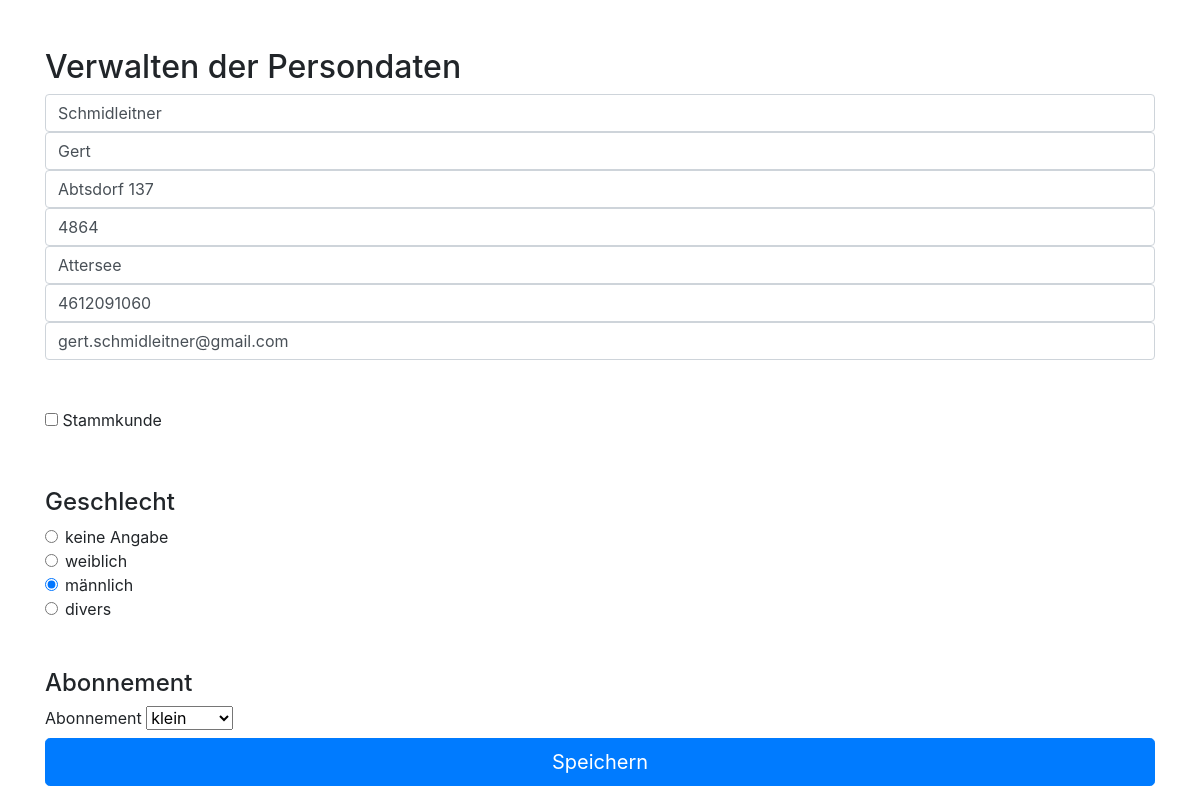
The app's page /person_admin.php?person_id=67&erst_aufruf=1, older data.
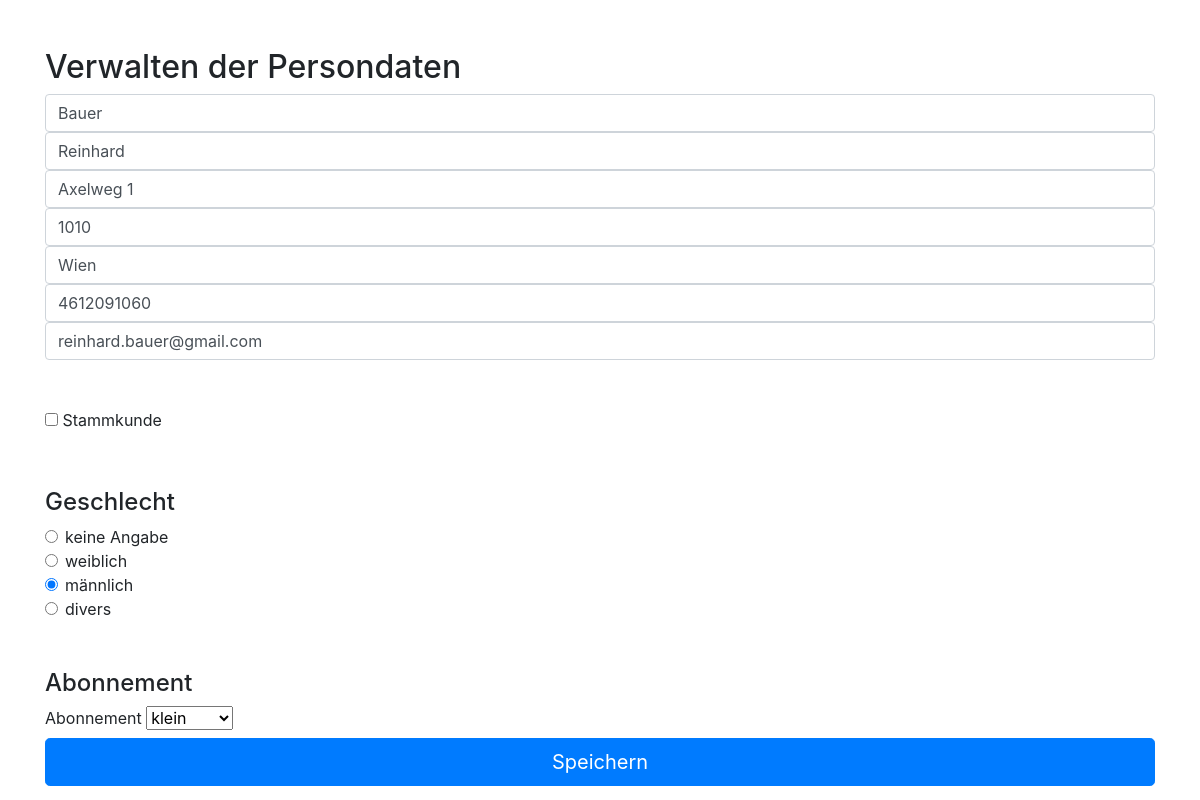
The same page, newer data.
### tables this page shows
CREATE TABLE `person` (
  `Person_Id` int(11) NOT NULL,
  `Person_Nachname` varchar(50) NOT NULL,
  `Person_Vorname` varchar(50) DEFAULT NULL,
  `Person_Strasse` varchar(50) DEFAULT NULL,
  `Person_PLZ` varchar(20) DEFAULT NULL,
  `Person_Ort` varchar(50) DEFAULT NULL,
  `Person_SVNr` varchar(10) NOT NULL,
  `Person_Email` varchar(50) DEFAULT NULL,
  `Person_Stammkunde` tinyint(1) NOT NULL DEFAULT 0,
  `Person_Geschlecht` varchar(1) DEFAULT NULL,
  `Person_Abonnement` varchar(10) NOT NULL DEFAULT 'klein',
  `Person_Passwort` varchar(255) NOT NULL COMMENT 'muss so lang sein wegen Verschlüsselung'
);

### person_admin.php (the view, shortened to what the changed rows need)
<?php
require_once 'connection.php';
$person_id = $_GET['person_id'];
$nachname ="";
$vorname = "";
$strasse = "";
$plz = "";
$ort = "";
$svnr = "";
$email = "";
$stammkunde = "";
$geschlecht = "";
$abo = "";
try {
    $sql = "SELECT * FROM `person`
            WHERE person_id = ".$person_id;
    $result = $conn->query($sql);
    foreach($result as $row => $akt_person) {
        $nachname = $akt_person['Person_Nachname'];
        $vorname = $akt_person['Person_Vorname'];
        $strasse = $akt_person['Person_Strasse'];
        $plz = $akt_person['Person_PLZ'];
        $ort = $akt_person['Person_Ort'];
        $svnr = $akt_person['Person_SVNr'];
        $email = $akt_person['Person_Email'];
        $stammkunde = $akt_person['Person_Stammkunde'];
        $geschlecht = $akt_person['Person_Geschlecht'];
        $abo = $akt_person['Person_Abonnement'];
    }
}
catch(PDOException $e) {
    echo "Error: " . $e->getMessage();
}
?>
<!DOCTYPE html>
<html lang="de">
<head>
    <link rel="stylesheet" href="https://maxcdn.bootstrapcdn.com/bootstrap/4.0.0/css/bootstrap.min.css">
</head>
<body>
<div class="container">
    <h2 class="mt-5">Verwalten der Persondaten</h2>
    <form class="form-signin" onSubmit="return checkForm()" action="<?php echo htmlspecialchars($_SERVER["PHP_SELF"]);?>" method="post" name="person_admin">
        <input type="text" name="input_Person_Nachname" id="input_Person_Nachname" value = <?php echo "'".$nachname."'"?> class="form-control" placeholder="Nachname" required autofocus>
        <input type="text" name="input_Person_Vorname" id="input_Person_Vorname" value = <?php echo "'".$vorname."'"?> class="form-control" placeholder="Vorname">
        <input type="text" name="input_Person_Strasse" id="input_Person_Strasse" value = <?php echo "'".$strasse."'"?> class="form-control" placeholder="Straße">
        <input type="text" name="input_Person_PLZ" id="input_Person_PLZ" value = <?php echo "'".$plz."'"?> class="form-control" placeholder="PLZ">
        <input type="text" name="input_Person_Ort" id="input_Person_Ort" value = <?php echo "'".$ort."'"?> class="form-control" placeholder="Ort">
        <input type="text" name="input_Person_SVNr" id="input_Person_SVNr" value = <?php echo "'".$svnr."'"?> class="form-control" placeholder="SVNr" required autofocus>
        <input type="email" name="input_Person_Email" id="input_Person_Email" value = <?php echo "'".$email."'"?> class="form-control" placeholder="Email-Adresse" required>
        <div class="checkbox mt-5">
            <input type="checkbox" id="input_Person_Stammkunde" name="input_Person_Stammkunde" value="1"
                <?php
                if ($stammkunde) {
                    echo "checked";
                }
                ?>
            >
            <label for="input_Person_Stammkunde">Stammkunde</label>
        </div>
        <h4 class="mt-5">Geschlecht</h4>
        <div class="form-check">
            <input id="input_Person_Geschlecht_keineAngabe" name="input_Person_Geschlecht" type="radio" class="form-check-input" value="-" required
                <?php
                if ($geschlecht == "-"){
                    echo "checked";
                }
                ?>
            >
            <label class="form-check-label" for="input_Person_Geschlecht_keineAngabe">keine Angabe</label>
        </div>
        <div class="form-check">
            <input id="input_Person_Geschlecht_weiblich" name="input_Person_Geschlecht" type="radio" class="form-check-input" value="w" required
                <?php
                if ($geschlecht == "w"){
                    echo "checked";
                }
                ?>
            >
            <label class="form-check-label" for="input_Person_Geschlecht_weiblich">weiblich</label>
        </div>
        <div class="form-check">
            <input id="input_Person_Geschlecht_maennlich" name="input_Person_Geschlecht" type="radio" class="form-check-input" value="m" required
                <?php
                if ($geschlecht == "m"){
                    echo "checked";
                }
                ?>
            >
            <label class="form-check-label" for="input_Person_Geschlecht_maennlich">männlich</label>
        </div>
        <div class="form-check">
            <input id="input_Person_Geschlecht_divers" name="input_Person_Geschlecht" type="radio" class="form-check-input" value="d" required
                <?php
                if ($geschlecht == "d"){
                    echo "checked";
                }
                ?>
            >
            <label class="form-check-label" for="input_Person_Geschlecht_divers">divers</label>
        </div>
        <h4 class="mt-5">Abonnement</h4>
        <label for="input_Person_Abonnement" class="form-label">Abonnement</label>
        <select class="form-select" id="input_Person_Abonnement" name="input_Person_Abonnement" required>
            <option value="klein"
                <?php
                 if ($abo == "klein"){
                    echo "selected";
                }
                ?>
            >klein</option>
        </select>
      <input name="submitBtn" class="btn btn-lg btn-primary btn-block" type="submit" id="submitBtn" value="Speichern"></button>
    </form>
  </div>
</body>
</html>

Row changes from the older to the newer data that the page shows:
changed person "☐ keine Angabe": input_Person_Nachname "Schmidleitner" → "Bauer"; input_Person_Vorname "Gert" → "Reinhard"; input_Person_Strasse "Abtsdorf 137" → "Axelweg 1"; input_Person_PLZ "4864" → "1010"; input_Person_Ort "Attersee" → "Wien"; input_Person_Email "gert.schmidleitner@gmail.com" → "reinhard.bauer@gmail.com"
